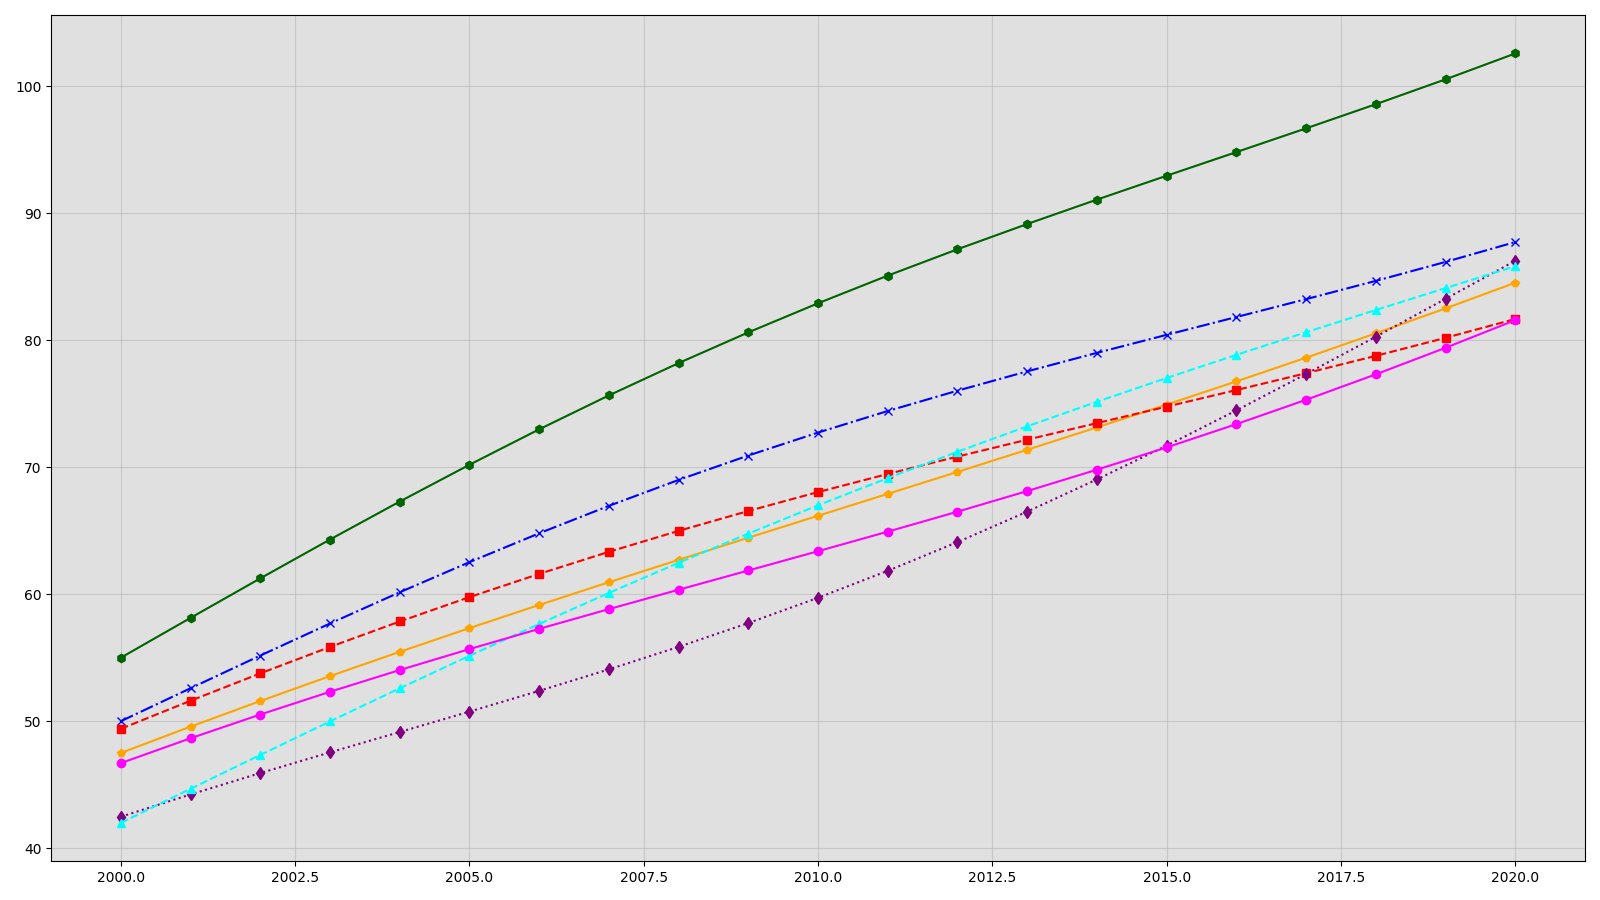

This figure's Python source:
import matplotlib.pyplot as plt
import numpy as np

years = np.arange(2000, 2021)
football_pii = [50 + 3*np.sin(0.2*x) + 2*x for x in range(len(years))]
basketball_pii = [45 + 2.5*np.cos(0.15*x) + 2.1*x for x in range(len(years))]
tennis_pii = [48 + 2.8*np.sin(0.18*x + np.pi/6) + 1.8*x for x in range(len(years))]
athletics_pii = [55 + 3.2*np.sin(0.2*x) + 2.5*x for x in range(len(years))]
cycling_pii = [40 + 3.5*np.cos(0.2*x + np.pi/4) + 2.3*x for x in range(len(years))]
swimming_pii = [42 + 3*np.sin(0.16*x) + 2.2*x for x in range(len(years))]
volleyball_pii = [44 + 2.7*np.cos(0.18*x) + 2*x for x in range(len(years))]

fig, ax = plt.subplots(figsize=(16, 9))

ax.plot(years, football_pii, marker='x', linestyle='-.', linewidth=1.5, color='blue')
ax.plot(years, basketball_pii, marker='p', linestyle='-', linewidth=1.5, color='orange')
ax.plot(years, tennis_pii, marker='s', linestyle='--', linewidth=1.5, color='red')
ax.plot(years, athletics_pii, marker='h', linestyle='-', linewidth=1.5, color='darkgreen')
ax.plot(years, cycling_pii, marker='d', linestyle=':', linewidth=1.5, color='purple')
ax.plot(years, swimming_pii, marker='^', linestyle='--', linewidth=1.5, color='cyan')
ax.plot(years, volleyball_pii, marker='o', linestyle='-', linewidth=1.5, color='magenta')

ax.grid(True, linestyle='-', alpha=0.5)
ax.set_facecolor('#e0e0e0')

plt.tight_layout()
plt.show()
